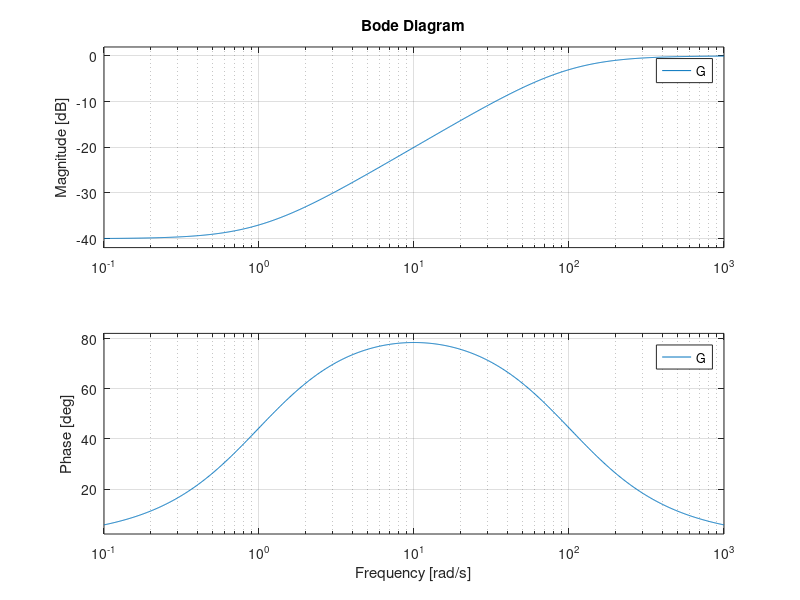

The MATLAB script that drew this image:
% Define K2
K2 = 1;

% Create a transfer function G(s) = K1(s+1)/(s+100)
numerator = [K2, K2]; % Coefficients of s+1
denominator = [1, 100]; % Coefficients of s+100
G = tf(numerator, denominator);

% Generate the Bode plot
bode(G);
grid on;